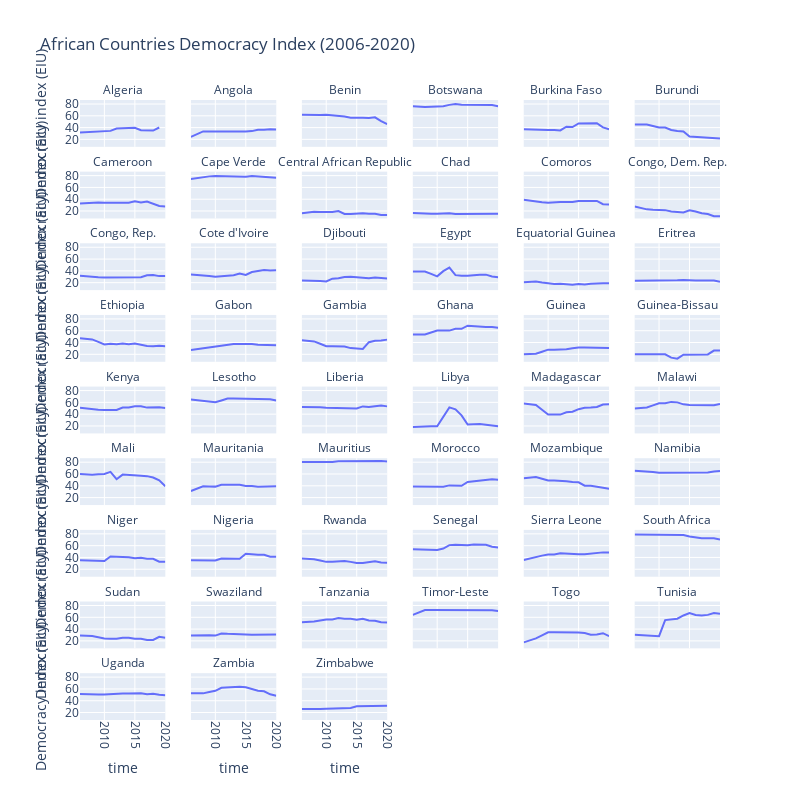

Notebook code cell kept with this figure:
### Markdown cell above
# African Countries Democracy Index (2006-2020)

## Notes
Overall, the democracy index of African countries has either remained flat or declined.

### Code cell
fig = px.line(df_afr, x="time",  y="Democracy index (EIU)",
                 hover_name="name", facet_col='name', facet_col_wrap=6,
                facet_row_spacing=.04,facet_col_spacing=.04, height = 800, width=800,
              title = "African Countries Democracy Index (2006-2020)"
             )
fig.update_xaxes(tickangle=90)
fig.for_each_annotation(lambda a: a.update(text=a.text.split("=")[-1])) #eliminate "name=countryname" convention for each graph.
#fig.update_yaxes(showticklabels=True)

fig.show()

#create label change from 2006 vs 2020, one per graph
